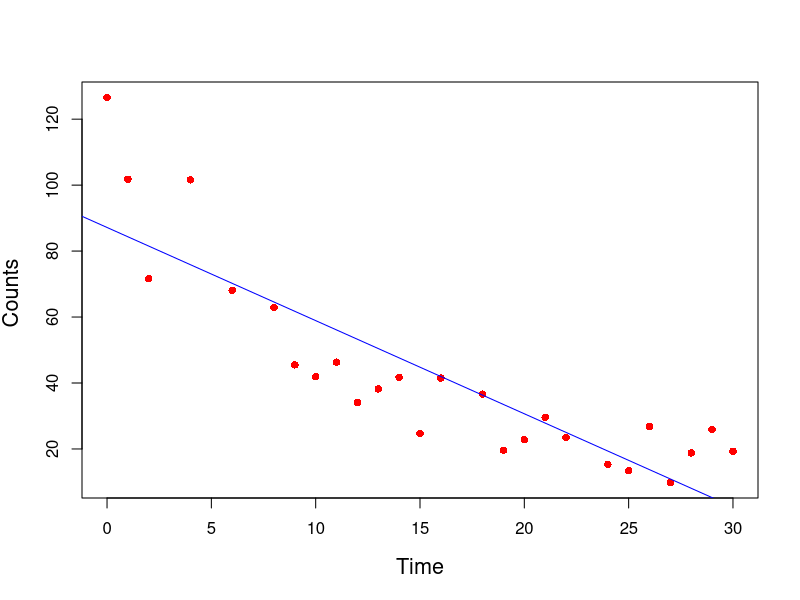
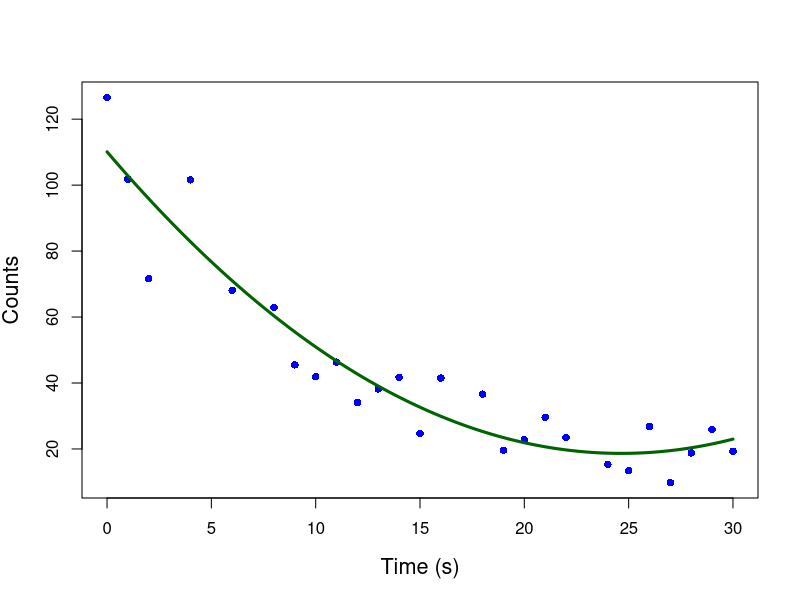

Write the R code that produced these figures, in order.

# Simple Ponynomial Plot
# We will use a data set of counts of a variable that is decreasing over time

A <- structure(list(Time = c(0, 1, 2, 4, 6, 8, 9, 10, 11, 12, 13, 
                             14, 15, 16, 18, 19, 20, 21, 22, 24, 25, 26, 27, 28, 29, 30), 
                    Counts = c(126.6, 101.8, 71.6, 101.6, 68.1, 62.9, 45.5, 41.9, 
                               46.3, 34.1, 38.2, 41.7, 24.7, 41.5, 36.6, 19.6, 
                               22.8, 29.6, 23.5, 15.3, 13.4, 26.8, 9.8, 18.8, 25.9, 19.3)), .Names = c("Time", "Counts"),
               row.names = c(1L, 2L, 3L, 5L, 7L, 9L, 10L, 11L, 12L, 13L, 14L, 15L, 16L, 17L, 19L, 20L, 21L, 22L, 23L, 25L, 26L, 27L, 28L, 29L, 30L, 31L),
               class = "data.frame")

View(A)
attach(A)

names(A)

linear.model <-lm(Counts ~ Time)

summary(linear.model)

#The model explains over 74% of the variance and has highly significant 
#coefficients for the intercept and the independent variable and also a highly
#significant overall model p-value. 

#However, let's plot the counts over time and superpose our linear model.

plot(Time, Counts, pch=16, ylab = "Counts ", cex.lab = 1.3, col = "red" )

abline(lm(Counts ~ Time), col = "blue")


#The model looks good, but we can see that the plot has curvature that 
#is not explained well by a linear model. 
#Now we fit a model that is quadratic in time. 
#We create a variable called Time2 which is the square of the variable Time.

Time2 <- Time^2

quadratic.model <-lm(Counts ~ Time + Time2)


#Note the syntax involved in fitting a linear model with 
#two or more predictors. We include each predictor and 
#put a plus sign between them.

summary(quadratic.model)

#Our quadratic model is essentially a linear model in two variables, 
#one of which is the square of the other. 
#We see that however good the linear model was, 
#a quadratic model performs even better, 
#explaining an additional 15% of the variance. 
#Now let's plot the quadratic model by setting up a 
#grid of time values running from 0 to 30 seconds in increments of 0.1s.

timevalues <- seq(0, 30, 0.1)

predictedcounts <- predict(quadratic.model,list(Time=timevalues, Time2=timevalues^2))

plot(Time, Counts, pch=16, xlab = "Time (s)", ylab = "Counts", cex.lab = 1.3, col = "blue")

#Now we include the quadratic model to the plot using the lines() command.

lines(timevalues, predictedcounts, col = "darkgreen", lwd = 3)

#The quadratic model appears to fit the data better than the linear model.